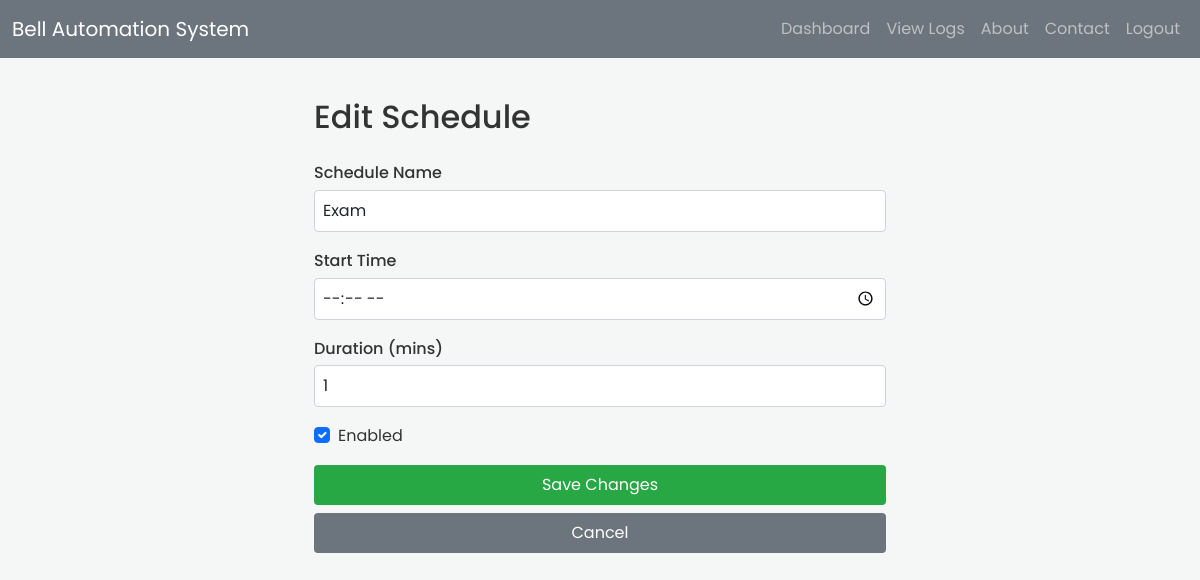
The app's page /schedule/20/edit/ (signed in) with its own data.
### bellapp/models.py (models this page shows, shortened)
class Schedule(models.Model):
    name = models.CharField(max_length=100)
    start_time = models.TimeField()
    duration_minutes = models.PositiveIntegerField()  # or end_time field
    enabled = models.BooleanField(default=True)
    date = models.DateField()

### bellapp/views.py (the view, shortened to what this page needs)
# urls.py: path('schedule/<int:schedule_id>/edit/', views.edit_schedule, name='edit_schedule'),
@login_required
def edit_schedule(request, schedule_id):
    sched = get_object_or_404(Schedule, id=schedule_id)
    return render(request, 'myapp/edit_schedule.html', {'schedule': sched})

### templates/myapp/edit_schedule.html (shortened to what this page needs)
{% extends "myapp/base.html" %}
{% block content %}
<div class="row justify-content-center">
  <div class="col-md-6">
    <h2 class="mb-4">Edit Schedule</h2>
    <form method="post">
      <div class="mb-3">
        <label class="form-label">Schedule Name</label>
        <input type="text" name="name" class="form-control"
               value="{{ schedule.name }}" required>
      </div>
      <div class="mb-3">
        <label class="form-label">Start Time</label>
        <input type="time" name="start_time" class="form-control"
               value="{{ schedule.start_time }}" required>
      </div>
      <div class="mb-3">
        <label class="form-label">Duration (mins)</label>
        <input type="number" name="duration" class="form-control"
               value="{{ schedule.duration_minutes }}" required min="1">
      </div>
      <div class="form-check mb-3">
        <input type="checkbox" name="enabled" class="form-check-input" id="enabled"
               {% if schedule.enabled %}checked{% endif %}>
        <label class="form-check-label" for="enabled">Enabled</label>
      </div>
      <button type="submit" class="btn btn-success w-100">Save Changes</button>
      <a href="{% url 'myapp:dashboard' %}" class="btn btn-secondary w-100 mt-2">Cancel</a>
    </form>
  </div>
</div>
{% endblock %}

### bellapp/static/myapp/css/dashboard.css (style rules this page uses)
* { box-sizing: border-box; margin: 0; padding: 0; }
body { background-color: #f4f6fa; color: #343a40; font-family: sans-serif; }
.form-label { display: block; margin-bottom: 0.25rem; font-weight: 500; }
.form-control { width: 100%; padding: 0.5rem; margin-bottom: 1rem; border: 1px solid #ced4da; border-radius: 4px; }
.btn { border: none; border-radius: 4px; padding: 0.5rem 1rem; cursor: pointer; }
.btn-success { background-color: #28a745; color: white; }

### bellapp/static/myapp/css/login.css (style rules this page uses)
button { width: 100%; padding: 12px; border: none; border-radius: 8px; background-color: #4e73df; color: #fff; font-size: 1rem; cursor: pointer; transition: all 0.3s ease; }

### bellapp/static/myapp/css/about.css (style rules this page uses)
* { margin: 0; padding: 0; box-sizing: border-box; }
body { font-family: Arial, Helvetica, sans-serif; background-color: #f4f7f6; color: #333; min-height: 100vh; }

### bellapp/static/myapp/css/contact.css (style rules this page uses)
* { box-sizing: border-box; margin: 0; padding: 0; }
body { font-family: Arial, sans-serif; background-color: #f4f7f6; line-height: 1.6; }

### templates/myapp/base.html (style rules this page uses)
body { font-family:'Poppins',sans-serif; }

### records on screen
Schedule: name "Exam", duration "1", enabled "☑"
